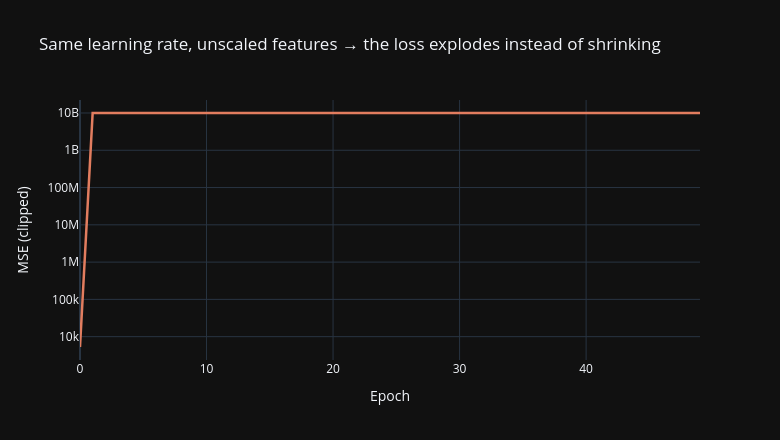

The code cell stored with this chart in its notebook:
### Markdown cell above
## 11. Why feature scaling matters

Look back at the raw, un-standardized features: `age` ranges roughly 19–79 (years), while `s5`
ranges roughly 3.4–6.1 (a log-scaled lab value). A single learning rate has to work for
*every* coefficient simultaneously — but the gradient for a large-scale feature like `bp` will
naturally be much larger than for a small-scale feature like `s5`. One learning rate that's
sensible for one feature can be wildly unstable for another.

The cell below trains on the **raw, unscaled** features with a learning rate that works
perfectly well on the *scaled* version (Section 6) — the same `lr=0.3` — to demonstrate the
failure mode directly.

### Code cell
unscaled_model = GradientDescent(learningrate=0.3, epochs=50)
unscaled_model.fit(X_train, y_train)   # note: X_train, NOT X_train_s

fig = go.Figure()
fig.add_trace(go.Scatter(
    y=np.clip(unscaled_model.loss_history_, 0, 1e10), mode='lines',
    line=dict(color='#E27D5F', width=2.5), name='Unscaled features, lr=0.3'
))
fig.update_layout(
    title='Same learning rate, unscaled features → the loss explodes instead of shrinking',
    xaxis_title='Epoch', yaxis_title='MSE (clipped)', yaxis_type='log',
    width=780, height=440, template='plotly_dark'
)
fig.show()
print("First 5 epochs of MSE:", [round(v,1) for v in unscaled_model.loss_history_[:5]])

### Figure 1 — Plotly figure (JSON) as saved in the notebook; plotly's stock layout.template omitted (floating-point values rounded to 4 significant figures)
{"data": [{"line": {"color": "#E27D5F", "width": 2.5}, "mode": "lines", "name": "Unscaled features, lr=0.3", "type": "scatter", "y": [5282.0, 10000000000.0, 10000000000.0, 10000000000.0, 10000000000.0, 10000000000.0, 10000000000.0, 10000000000.0, 10000000000.0, 10000000000.0, 10000000000.0, 10000000000.0, 10000000000.0, 10000000000.0, 10000000000.0, 10000000000.0, 10000000000.0, 10000000000.0, 10000000000.0, 10000000000.0, 10000000000.0, 10000000000.0, 10000000000.0, 10000000000.0, 10000000000.0, 10000000000.0, 10000000000.0, 10000000000.0, 10000000000.0, 10000000000.0, 10000000000.0, 10000000000.0, 10000000000.0, 10000000000.0, 10000000000.0, 10000000000.0, 10000000000.0, 10000000000.0, 10000000000.0, 10000000000.0, 10000000000.0, 10000000000.0, 10000000000.0, 10000000000.0, 10000000000.0, 10000000000.0, 10000000000.0, 10000000000.0, 10000000000.0, 10000000000.0]}], "layout": {"height": 440, "title": {"text": "Same learning rate, unscaled features → the loss explodes instead of shrinking"}, "width": 780, "xaxis": {"title": {"text": "Epoch"}}, "yaxis": {"title": {"text": "MSE (clipped)"}, "type": "log"}}}
